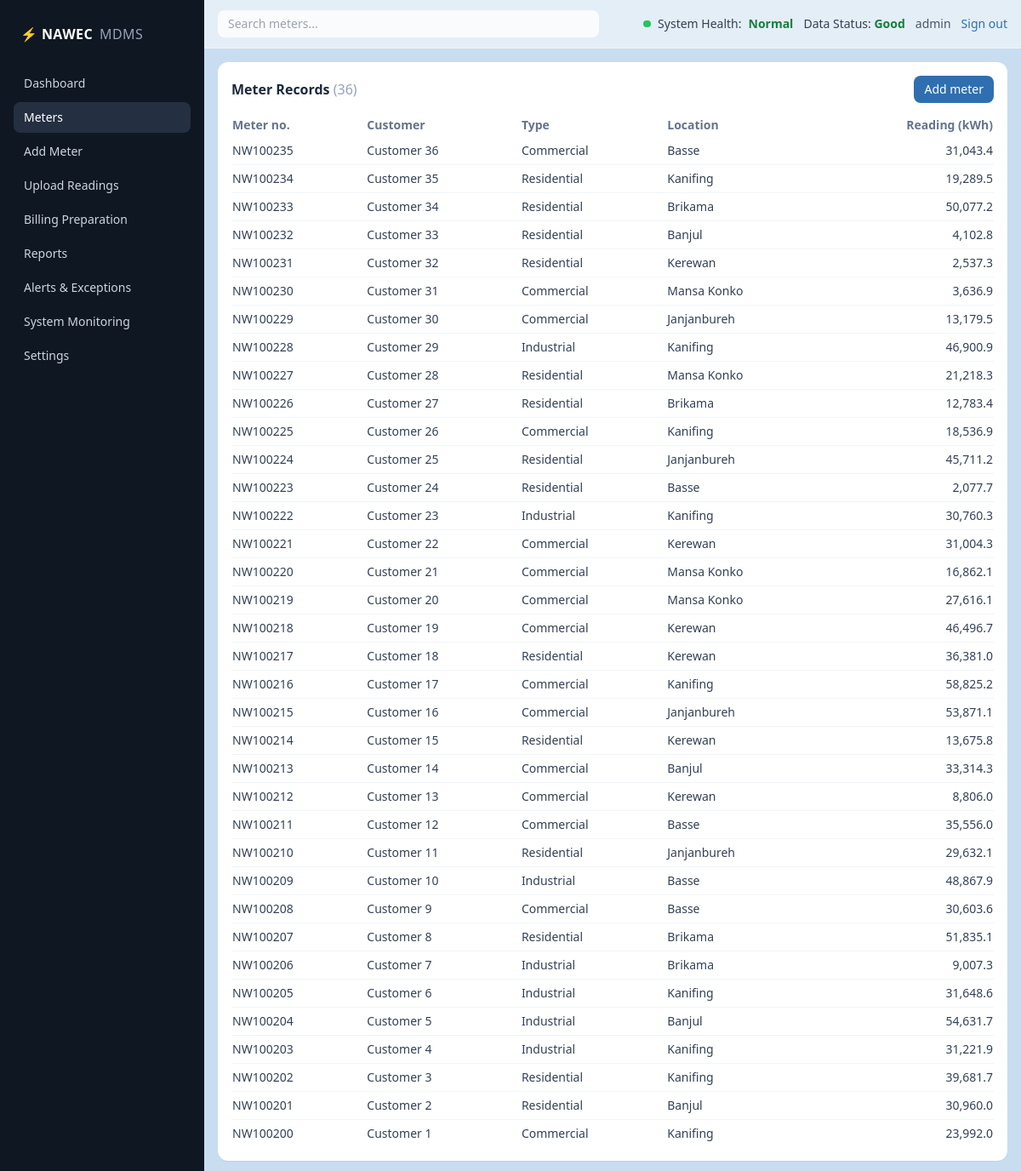
The app's page /meters (signed in) with its own data.
### tables this page shows
CREATE TABLE meters (
            id INTEGER PRIMARY KEY AUTOINCREMENT, customer_name TEXT,
            meter_number TEXT UNIQUE, location TEXT, meter_reading REAL,
            customer_type TEXT DEFAULT 'Residential');

### app.py (the view)
@app.route("/meters")
def meters():
    q = request.args.get("q", "").strip()
    rows = db().execute("SELECT * FROM meters WHERE customer_name LIKE ? OR meter_number LIKE ? OR location LIKE ? ORDER BY id DESC",
                        (f"%{q}%",) * 3).fetchall()
    return render_template("meters.html", rows=rows, q=q, active="meters")

### app.py (called while the page is built)
def db():
    if "db" not in g:
        g.db = sqlite3.connect(DB)
        g.db.row_factory = sqlite3.Row
    return g.db

@app.before_request
def require_login():
    if request.endpoint not in ("login", "static") and "user" not in session:
        return redirect(url_for("login", next=request.path))

### templates/meters.html
{% extends "base.html" %}
{% block content %}
<section class="rounded-xl bg-white p-4 shadow-sm">
  <div class="mb-3 flex items-center justify-between"><h1 class="font-semibold text-slate-800">Meter Records <span class="text-slate-400 font-normal">({{ rows|length }})</span></h1>
    <a href="/add" class="rounded-lg bg-brand px-3 py-1.5 text-sm font-medium text-white hover:bg-blue-800">Add meter</a></div>
  <div class="overflow-x-auto"><table class="w-full text-left text-sm">
    <thead class="text-slate-500"><tr><th class="py-1 pr-3">Meter no.</th><th class="pr-3">Customer</th><th class="pr-3">Type</th><th class="pr-3">Location</th><th class="text-right">Reading (kWh)</th></tr></thead>
    <tbody class="divide-y divide-slate-100">
    {% for r in rows %}<tr><td class="py-1.5 pr-3 font-medium">{{ r.meter_number }}</td><td class="pr-3">{{ r.customer_name }}</td><td class="pr-3">{{ r.customer_type }}</td><td class="pr-3">{{ r.location }}</td><td class="text-right">{{ '{:,.1f}'.format(r.meter_reading) }}</td></tr>
    {% else %}<tr><td colspan="5" class="py-4 text-slate-400">No meters found{{ ' for "' ~ q ~ '"' if q }}.</td></tr>{% endfor %}
    </tbody></table></div>
</section>
{% endblock %}

### templates/base.html (style rules this page uses)
tbody tr { transition:background .15s }

### records on screen
meters: meter_number "NW100235", customer_name "Customer 36", customer_type "Commercial", location "Basse", meter_reading "31,043.4"
meters: meter_number "NW100234", customer_name "Customer 35", customer_type "Residential", location "Kanifing", meter_reading "19,289.5"
meters: meter_number "NW100233", customer_name "Customer 34", customer_type "Residential", location "Brikama", meter_reading "50,077.2"
meters: meter_number "NW100232", customer_name "Customer 33", customer_type "Residential", location "Banjul", meter_reading "4,102.8"
meters: meter_number "NW100231", customer_name "Customer 32", customer_type "Residential", location "Kerewan", meter_reading "2,537.3"
meters: meter_number "NW100230", customer_name "Customer 31", customer_type "Commercial", location "Mansa Konko", meter_reading "3,636.9"
meters: meter_number "NW100229", customer_name "Customer 30", customer_type "Commercial", location "Janjanbureh", meter_reading "13,179.5"
meters: meter_number "NW100228", customer_name "Customer 29", customer_type "Industrial", location "Kanifing", meter_reading "46,900.9"
meters: meter_number "NW100227", customer_name "Customer 28", customer_type "Residential", location "Mansa Konko", meter_reading "21,218.3"
meters: meter_number "NW100226", customer_name "Customer 27", customer_type "Residential", location "Brikama", meter_reading "12,783.4"
meters: meter_number "NW100225", customer_name "Customer 26", customer_type "Commercial", location "Kanifing", meter_reading "18,536.9"
meters: meter_number "NW100224", customer_name "Customer 25", customer_type "Residential", location "Janjanbureh", meter_reading "45,711.2"
meters: meter_number "NW100223", customer_name "Customer 24", customer_type "Residential", location "Basse", meter_reading "2,077.7"
meters: meter_number "NW100222", customer_name "Customer 23", customer_type "Industrial", location "Kanifing", meter_reading "30,760.3"
meters: meter_number "NW100221", customer_name "Customer 22", customer_type "Commercial", location "Kerewan", meter_reading "31,004.3"
meters: meter_number "NW100220", customer_name "Customer 21", customer_type "Commercial", location "Mansa Konko", meter_reading "16,862.1"
meters: meter_number "NW100219", customer_name "Customer 20", customer_type "Commercial", location "Mansa Konko", meter_reading "27,616.1"
meters: meter_number "NW100218", customer_name "Customer 19", customer_type "Commercial", location "Kerewan", meter_reading "46,496.7"
meters: meter_number "NW100217", customer_name "Customer 18", customer_type "Residential", location "Kerewan", meter_reading "36,381.0"
meters: meter_number "NW100216", customer_name "Customer 17", customer_type "Commercial", location "Kanifing", meter_reading "58,825.2"
meters: meter_number "NW100215", customer_name "Customer 16", customer_type "Commercial", location "Janjanbureh", meter_reading "53,871.1"
meters: meter_number "NW100214", customer_name "Customer 15", customer_type "Residential", location "Kerewan", meter_reading "13,675.8"
meters: meter_number "NW100213", customer_name "Customer 14", customer_type "Commercial", location "Banjul", meter_reading "33,314.3"
meters: meter_number "NW100212", customer_name "Customer 13", customer_type "Commercial", location "Kerewan", meter_reading "8,806.0"
meters: meter_number "NW100211", customer_name "Customer 12", customer_type "Commercial", location "Basse", meter_reading "35,556.0"
meters: meter_number "NW100210", customer_name "Customer 11", customer_type "Residential", location "Janjanbureh", meter_reading "29,632.1"
meters: meter_number "NW100209", customer_name "Customer 10", customer_type "Industrial", location "Basse", meter_reading "48,867.9"
meters: meter_number "NW100208", customer_name "Customer 9", customer_type "Commercial", location "Basse", meter_reading "30,603.6"
meters: meter_number "NW100207", customer_name "Customer 8", customer_type "Residential", location "Brikama", meter_reading "51,835.1"
meters: meter_number "NW100206", customer_name "Customer 7", customer_type "Industrial", location "Brikama", meter_reading "9,007.3"
meters: meter_number "NW100205", customer_name "Customer 6", customer_type "Industrial", location "Kanifing", meter_reading "31,648.6"
meters: meter_number "NW100204", customer_name "Customer 5", customer_type "Industrial", location "Banjul", meter_reading "54,631.7"
meters: meter_number "NW100203", customer_name "Customer 4", customer_type "Industrial", location "Kanifing", meter_reading "31,221.9"
meters: meter_number "NW100202", customer_name "Customer 3", customer_type "Residential", location "Kanifing", meter_reading "39,681.7"
meters: meter_number "NW100201", customer_name "Customer 2", customer_type "Residential", location "Banjul", meter_reading "30,960.0"
meters: meter_number "NW100200", customer_name "Customer 1", customer_type "Commercial", location "Kanifing", meter_reading "23,992.0"

### other values on screen
{{ label }} "Dashboard" "Meters" "Add Meter" "Upload Readings" "Billing Preparation" "Reports" "Alerts & Exceptions" "System Monitoring" "Settings"
{{ session.get('user') }} "admin"
{{ rows|length }} "36"
